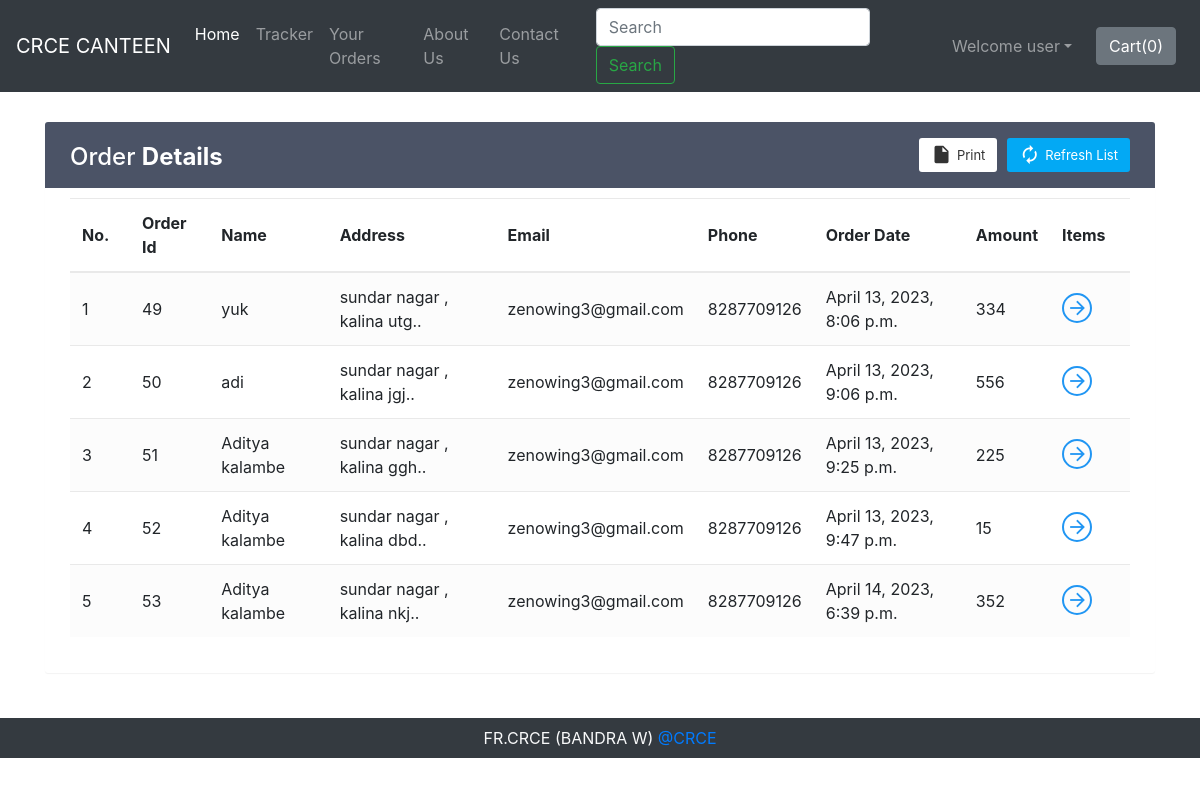
Screenshot of /shop/orderView/ (signed in) with the database file from the repository.
### shop/models.py (models this page shows)
class Orders(models.Model):
    order_id = models.AutoField(primary_key=True)
    items_json = models.CharField(max_length=5000)
    userId = models.IntegerField(default=0)
    amount = models.IntegerField(default=0)
    name = models.CharField(max_length=90)
    email = models.CharField(max_length=111)
    address = models.CharField(max_length=111)
    city = models.CharField(max_length=111)
    state = models.CharField(max_length=111)
    zip_code = models.CharField(max_length=111)
    phone = models.CharField(max_length=111, default="")
    timestamp = models.DateTimeField(default=timezone.now)

### shop/views.py (the view)
# urls.py: path('orderView/', views.orderView, name="orderView"),
def orderView(request):
    if request.user.is_authenticated:
        current_user = request.user
        orderHistory = Orders.objects.filter(userId=current_user.id)
        if len(orderHistory) == 0:
            messages.info(request, "You have not ordered.")
            return render(request, 'shop/orderView.html')
        return render(request, 'shop/orderView.html', {'orderHistory': orderHistory})
    return render(request, 'shop/orderView.html')

### shop/templates/shop/orderView.html (shortened to what this page needs)
{% extends 'shop/basic.html' %}
{% block body %}
{% if user.is_authenticated %}
<div class="container" id="cont">
    <div class="table-wrapper">
        <div class="table-title">
            <div class="row">
                <div class="col-sm-4">
                    <h2>Order <b>Details</b></h2>
                </div>
                <div class="col-sm-8">
                    <a href="" class="btn btn-primary"><i class="material-icons">&#xE863;</i> <span>Refresh List</span></a>
                    <a href="#" onclick="window.print()" class="btn btn-info"><i class="material-icons">&#xE24D;</i> <span>Print</span></a>
                </div>
            </div>
        </div>
        <table class="table table-striped table-hover">
            <thead>
                <tr>
                    <th>No.</th>
                    <th>Order Id</th>
                    <th>Name</th>
                    <th>Address</th>
                    <th>Email</th>
                    <th>Phone</th>
                    <th>Order Date</th>
                    <th>Amount</th>
                    <th>Items</th>
                </tr>
            </thead>
            <tbody>
                {% for i in orderHistory %}
                <tr>
                    <td class="count"></td>
                    <td>{{i.order_id}}</td>
                    <td>{{i.name}}</td>
                    <td data-toggle="tooltip" title="{{i.address}}">{{i.address|slice:"0:25"}}..</td>
                    <td>{{i.email}}</td>
                    <td>{{i.phone}}</td>
                    <td>{{i.timestamp}}</td>
                    <td>{{i.amount}}</td>
                    <td><a href="#" id="click{{i.order_id}}" class="view" title="View Details"><i class="material-icons">&#xE5C8;</i></a></td>
                </tr>
                {% endfor %}
            </tbody>
        </table>
    </div>
</div>
{% else %}
    <div id="cont2">
        <div class="alert alert-info">
            <font style="font-size:22px"><center>You need to <strong><a class="alert-link" data-toggle="modal" data-target="#loginModal">Login</a></strong></center></font>
        </div>
    </div>
{% endif %}
{% endblock %}

### shop/templates/shop/basic.html (shortened to what this page needs)
<!doctype html>
<html lang="en">
  <head>
    <link rel="stylesheet" href="https://stackpath.bootstrapcdn.com/bootstrap/4.2.1/css/bootstrap.min.css">
    <link rel="stylesheet" href="https://stackpath.bootstrapcdn.com/bootstrap/4.3.1/css/bootstrap.min.css">
    <link rel="stylesheet" href="https://use.fontawesome.com/releases/v5.8.2/css/all.css">
  </head>
  <body>
    <nav class="navbar navbar-expand-lg navbar-dark bg-dark">
      <a class="navbar-brand" href="/shop">CRCE CANTEEN</a>
      <div class="collapse navbar-collapse" id="navbarSupportedContent">
        <ul class="navbar-nav mr-auto">
          <li class="nav-item active">
            <a class="nav-link" href="/shop">Home <span class="sr-only">(current)</span></a>
          </li>
          <li class="nav-item">
            <a class="nav-link" href="/shop/tracker">Tracker</a>
          </li>
          <li class="nav-item">
            <a class="nav-link" href="/shop/orderView/">Your Orders</a>
          </li>
          <li class="nav-item">
            <a class="nav-link" href="/shop/about">About Us</a>
          </li>
          <li class="nav-item">
            <a class="nav-link" href="/shop/contact">Contact Us</a>
          </li>
        </ul>
        <form method="get" action="/shop/search" class="form-inline my-2 my-lg-0 mx-3">
          <input class="form-control mr-sm-2" type="search" name="search" id="search" placeholder="Search" aria-label="Search" required>
          <button class="btn btn-outline-success my-2 my-sm-0" type="submit">Search</button>
        </form>
        {% if user.is_authenticated %}
        <ul class="navbar-nav mr-2">
          <li class="nav-item dropdown">
            <a class="nav-link dropdown-toggle" href='#' id="navbarDropdown" role="button" data-toggle="dropdown"> Welcome {{request.user}}</a>
          </li>
        </ul>
        {% else %}
        <button type="button" class="btn btn-success mx-2" data-toggle="modal" data-target="#loginModal">Login</button>
        <button type="button" class="btn btn-success mx-2" data-toggle="modal" data-target="#signupModal">SignUp</button>
        {% endif %}
        <button type="button" class="btn btn-secondary mx-2" id="popcart" data-container="body" data-html="true" data-toggle="popover" title="MyCart" data-placement="bottom" data-content="Bottom popover">
          Cart(<span id="cart">0</span>)
        </button>
      </div>
    </nav>
    {% block body %} {% endblock %}
    <div class="footer container-fluid bg-dark text-light">
        <p class="text-center py-2 mb-0">FR.CRCE (BANDRA W) <a href="http://www.frcrce.ac.in/" target="_blank" rel="noopener noreferrer">@CRCE</a></p>
    </div>
  </body>
</html>

### rows the page displays
Orders: order_id "49", name "yuk", address "sundar nagar , kalina utg", email "zenowing3@gmail.com", phone "8287709126", timestamp "April 13, 2023, 8:06 p.m.", amount "334"
Orders: order_id "50", name "adi", address "sundar nagar , kalina jgj", email "zenowing3@gmail.com", phone "8287709126", timestamp "April 13, 2023, 9:06 p.m.", amount "556"
Orders: order_id "51", name "Aditya kalambe", address "sundar nagar , kalina ggh", email "zenowing3@gmail.com", phone "8287709126", timestamp "April 13, 2023, 9:25 p.m.", amount "225"
Orders: order_id "52", name "Aditya kalambe", address "sundar nagar , kalina dbd", email "zenowing3@gmail.com", phone "8287709126", timestamp "April 13, 2023, 9:47 p.m.", amount "15"
Orders: order_id "53", name "Aditya kalambe", address "sundar nagar , kalina nkj", email "zenowing3@gmail.com", phone "8287709126", timestamp "April 14, 2023, 6:39 p.m.", amount "352"

### other values shown
{{ request.user }} "user"
